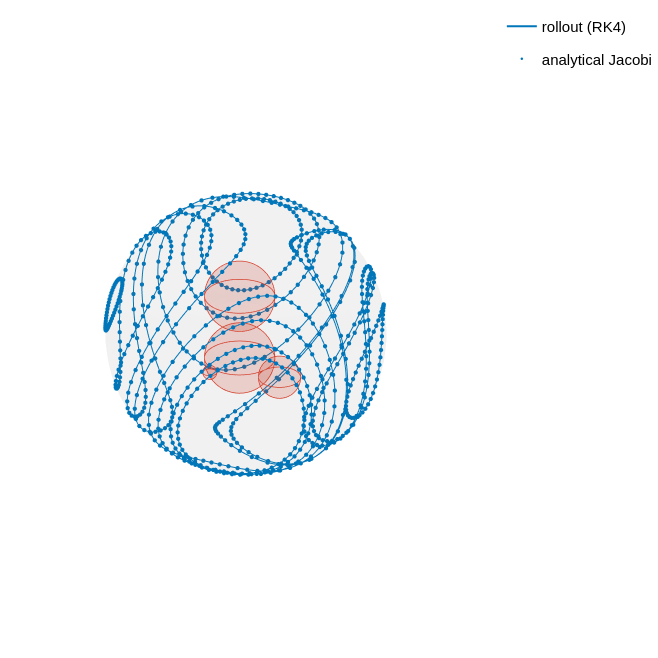

Here is the notebook cell this chart was saved with:
### Code cell
# Full-width 3D figure: orbits of G on S² with the body geometry shown
# translucently inside the unit sphere as a visual reference.
fig_orb = figstyle.figure_3d(size="full", aspect=1.0)

# Translucent unit sphere (very faint so trajectories show clearly).
u_s, v_s = np.mgrid[0 : 2 * np.pi : 60j, 0 : np.pi : 30j]
xs = np.cos(u_s) * np.sin(v_s)
ys = np.sin(u_s) * np.sin(v_s)
zs = np.cos(v_s)
fig_orb.add_trace(go.Surface(
    x=0.998 * xs, y=0.998 * ys, z=0.998 * zs,
    opacity=0.05, showscale=False,
    colorscale=[[0, figstyle.COLORS["grey"]], [1, figstyle.COLORS["grey"]]],
    showlegend=False,
))

# Body geometry inside the sphere — uses figstyle.add_sphere so the look
# matches the standalone geometry figure (red translucent fill, contour).
for centre, radius in zip(POSITIONS_CENTRED, RADII, strict=True):
    figstyle.add_sphere(fig_orb, 0.5 * centre, 0.5 * radius, alpha=0.10, contour_width=1.5)

ana_stride = max(1, N_STEPS_orbit // 50)
for i in range(N_TRAJ):
    fig_orb.add_trace(go.Scatter3d(
        x=G_orbit_lib[i, :, 0], y=G_orbit_lib[i, :, 1], z=G_orbit_lib[i, :, 2],
        mode="lines",
        line=dict(color=figstyle.COLORS["blue"], width=2),
        name="rollout (RK4)" if i == 0 else None,
        legendgroup="lib", showlegend=(i == 0),
    ))
    if G_orbit_ana[i] is not None:
        fig_orb.add_trace(go.Scatter3d(
            x=G_orbit_ana[i][::ana_stride, 0],
            y=G_orbit_ana[i][::ana_stride, 1],
            z=G_orbit_ana[i][::ana_stride, 2],
            mode="markers",
            marker=dict(size=2.5, color=figstyle.COLORS["blue"]),
            name="analytical Jacobi" if i == 0 else None,
            legendgroup="ana", showlegend=(i == 0),
        ))

fig_orb.update_layout(scene=dict(
    xaxis=dict(range=[-1.15, 1.15]),
    yaxis=dict(range=[-1.15, 1.15]),
    zaxis=dict(range=[-1.15, 1.15]),
))

figstyle.save(fig_orb, "fig_s2_orbits", figdir=FIGDIR)
fig_orb.show()
